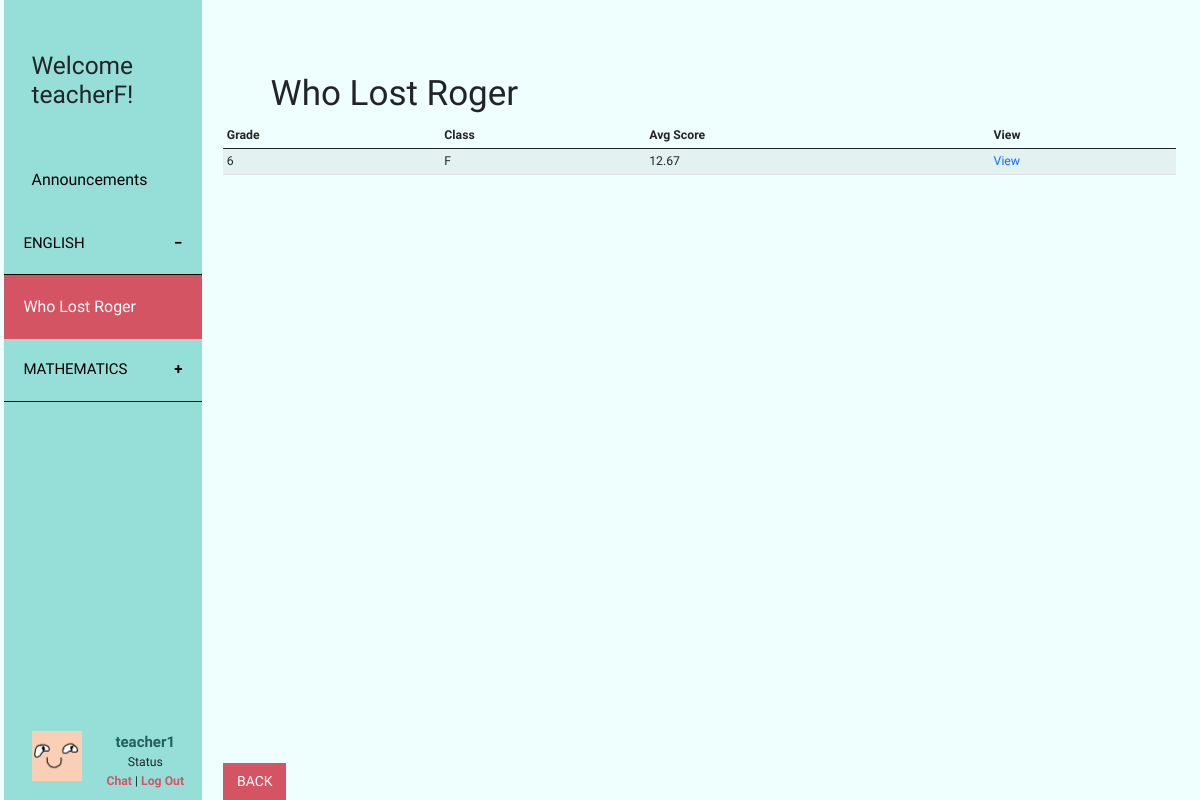
The app's page /platform/classesProgress.php (signed in) with its own data.
### tables this page shows
CREATE TABLE `game` (
  `id` int(10) UNSIGNED NOT NULL,
  `name` varchar(50) NOT NULL,
  `subject` varchar(50) NOT NULL,
  `description` longtext NOT NULL,
  `genre` text NOT NULL,
  `grade` int(11) NOT NULL,
  `status` int(11) NOT NULL
);

### platform/includes/checkLoginStatusForBoth.php (called while the page is built, shortened)
<?php
if (isset($_SESSION['student'])) {
    $user = $_SESSION['student'];
    $status = "student";
}elseif(isset($_SESSION['teacher'])){
    $user = $_SESSION['teacher'];
    $status = "teacher";
} else {
    header('Location: index.php');
}
?>

### platform/includes/dbGame.php (called while the page is built, shortened)
<?php
require_once 'dbFunction.php';
function getAllGame($orderBy = "") {
    $orderBy = strlen($orderBy) > 0 ? "ORDER BY {$orderBy}" : "";
    return getGameBySql("SELECT * FROM {$GLOBALS['table_game']} WHERE status = 0 {$orderBy}");
}
function getByIdGame($id = 0) {
    $result_array = getGameBySql("SELECT * FROM {$GLOBALS['table_game']} WHERE {$GLOBALS['pk_game']}= {$id} AND status = 0 LIMIT 1 ");
    return !empty($result_array) ? array_shift($result_array) : false;
}
function getGameBySql($sql = "") {
    $resultSet = query($sql);
    $resultArray = array();
    while ($row = fetch_array($resultSet)) {
        $resultArray[] = $row;
    }
    return $resultArray;
}
?>

### platform/includes/dbFunction.php (called while the page is built, shortened)
<?php
function query($sql) {
    global $connection;
    $result = mysqli_query($connection, $sql);
    return $result;
}
function fetch_array($result_set) {
    return mysqli_fetch_array($result_set);
}
?>

### platform/includes/dbWhoLostRoger.php (called while the page is built, shortened)
<?php
function getRogerBySql($sql = "") {
    $resultSet = query($sql);
    $resultArray = array();
    while ($row = fetch_array($resultSet)) {
        $resultArray[] = $row;
    }
    return $resultArray;
}
function getProgressByClass($school = "") {
    $whereBySchool = strlen($school) > 0 ? " AND s.school = {$school}" : "";
    $result_array = getRogerBySql("SELECT AVG(score) as 'averageScore', grade, class FROM {$GLOBALS['table_whoLostRoger']} as sp , {$GLOBALS['table_student']} as s  WHERE sp.studentid = s.id {$whereBySchool}  AND s.status = 0 group by s.grade, s.class ");
    return $result_array;
}

### platform/classesProgress.php (the view, shortened to what this page needs)
<?php
include_once 'includes/checkLoginStatusForBoth.php';
include_once 'includes/dbGame.php';
$gameId = isset($_GET['gameId']) ? $_GET['gameId'] : "1";
$gameInfo = getByIdGame($gameId);
$gameName = $gameInfo['name'];
$classRecords = [];
if($gameId == 1){
    include_once 'includes/dbWhoLostRoger.php';
    $classRecords = getProgressByClass($user['school']);
}
?>
<!doctype html>
<html lang="en">
<head>
    <?php
    include 'css.php';
    ?>
</head>
<body>
<div class="container-fluid">
    <div class="row">
        <?php
        include_once("sideBar.php");
        ?>
        <div role="main" class="main col-md-9 ml-sm-auto col-lg-10 px-4">
            <div class="row" id="gameName">
                <h1><?=$gameName?></h1>
            </div>
            <div class="table-responsive">
                <table class="table table-striped table-sm">
                    <thead>
                    <tr>
                        <th>Grade</th>
                        <th>Class</th>
                        <th>Avg Score</th>
                        <th>View</th>
                    </tr>
                    </thead>
                    <tbody id="tableBodyStudentProgressByClass">
                    <?php
                    foreach ($classRecords as $class => $record){
                        echo "<tr>";
                        echo "<td>";
                        echo $record['grade'];
                        echo "</td>";
                        echo "<td>";
                        echo $record['class'];
                        echo "</td>";
                        echo "<td>";
                        echo round($record['averageScore'], 2, PHP_ROUND_HALF_UP);
                        echo "</td>";
                        echo "<td><a href= 'studentsProgress.php?grade={$record['grade']}&class={$record['class']}&gameId={$gameId}'>";
                        echo "View</a></td>";
                        echo "</tr>";
                    }
                    ?>
                    </tbody>
                </table>
            </div>
            <div id="mainFooter" style="bottom:0; position: fixed;">
                <a class="btn-all" href="javascript:history.back()">Back</a>
            </div>
        </div>
    </div>
</div>
</body>
</html>

### platform/sideBar.php (shortened to what this page needs)
<?php
include_once "includes/dbGame.php";
$games = getAllGame('subject');
?>
<nav class="col-md-2 d-none d-md-block" style="background-color: #96DFD8; padding: 0px">
    <div class="sidebar-sticky">
        <ul>
            <h2 style="overflow-wrap: break-word;">Welcome <?= $user['firstname']; ?>!</h2>
        </ul>
        <a href="announcements.php" id="sidebar-button"><ul class="sidebar-button-ul">Announcements</ul></a>
        <?php
        $subject = "";
        foreach($games as $row => $rowDetails ){
            if($rowDetails['subject'] != $subject){
                if(isset($gameId) && $gameId == $rowDetails['id']){
                    echo "<button id='game" .$rowDetails['id']. "' class='collapsible active'>{$rowDetails['subject']}</button>";
                }else{
                    echo "<button class='collapsible'>{$rowDetails['subject']}</button>";
                }
            }
            if(isset($gameId) && $gameId == $rowDetails['id']){
                echo '<div class="content sidebar-button-collapsible" style="padding: 10%; max-height:20%;" onclick="selected(this)">';
                echo "<a href='gameInfo.php?gameId={$rowDetails['id']}' style='color: white;'>{$rowDetails['name']}</a>";
                echo '</div>';
            }else{
                echo '<div class="content" onclick="selected(this)">';
                echo "<a href='gameInfo.php?gameId={$rowDetails['id']}' class='btn contentbtn'>{$rowDetails['name']}</a>";
                echo '</div>';
            }
        }
        ?>
        <ul>
            <div class="row bottom-navbar">
                <div class="col-lg-3">
                    <img src="img/<?=$user['profileImage'];?>" onerror="this.onerror=null; this.src='img/dummyimg.png'" style="width: 50px; height: 50px;" >
                </div>
                <div class="col-lg-9">
                    <?php if ($status == "student"){
                        echo '<a class="profiletxt" href="studentProfile.php?id='.$user['id'].'">';
                    }else{
                        echo '<a class="profiletxt" href="teacherProfile.php">';
                    }
                    echo "<b>{$user['username']}</b>";
                    ?>
                    </a>
                    <div clas="row">
                        Status
                    </div>
                    <div clas="row">
                        <a class="onlineButton">Chat</a> |
                        <a class="logout" href="logoutHandler.php">Log Out</a>
                    </div>
                </div>
            </div>
        </ul>
    </div>
</nav>

### platform/css/style.css (style rules this page uses)
html, body { display: -ms-flexbox; display: -webkit-box; display: flex; -ms-flex-align: center; -ms-flex-pack: center; -webkit-box-align: center; align-items: center; -webkit-box-pack: center; justify-content: center; background-color: #effffd; font-size: .875rem; height: 100%; font-family: 'Armata', sans-serif; width: 100%; }
h2 { padding-top: 1.5em; padding-bottom: 1em; font-size: 2em; }
a:hover, a:visited, a:link, a:active { text-decoration: none; }
.btn-signin, .btn-all { display: inline-block; font-weight: 400; line-height: 1.5; vertical-align: middle; cursor: pointer; user-select: none; border: 1px solid transparent; background-color: #D55464; color: white; text-align: center; text-transform: uppercase; }
.btn-all { padding: .5rem .9rem; font-size: 1rem; }
.main { padding: 1% 0 1% 0; }
.bottom-navbar { padding-top: 5%; bottom: 10px; width: 100%; position: absolute; text-align: center; }
.sidebar-sticky { position: -webkit-sticky; position: sticky; top: 0.5%; height: 100vh; padding-top: 1rem; overflow-x: hidden; overflow-y: auto; }
.sidebar-button-ul, .sidebar-button-collapsible { padding-top: 10%; padding-bottom: 10%; margin-bottom: 0; font-size: 1.3em; }
#sidebar-button { color: #000; }
.sidebar-button-collapsible { color: #fff; background-color: #D55464; padding-top: 10%; padding-bottom: 10%; margin-bottom: 0; }
a.profiletxt { color: #22605B; font-size: 15px; }
a.onlineButton { color: #D55464; font-weight: bold; text-decoration: none; }
a.logout { color: #D55464; font-weight: bold; text-decoration: none; }
.collapsible { background-color: #96DFD8; color: #000; cursor: pointer; padding: 10%; width: 100%; border: none; text-align: left; outline: none; font-size: 15px; border-bottom: solid; border-bottom-color: #000; border-bottom-width: thin; text-transform: uppercase; }
.collapsible:after { content: '\002B'; color: #000; font-weight: bold; float: right; margin-left: 5px; }
.active:after { content: "\2212"; }
.content { padding: 0 18px; max-height: 0; overflow: hidden; transition: max-height 0.2s ease-out; }
#gameName, #className, #subject { padding-top: 5em; }
#gameName, #className, #subject, #description { margin-left: 3em; }

### records on screen
game: subject "ENGLISH", name "Who Lost Roger"
game: subject "MATHEMATICS"

### other values on screen
$user['firstname'] "teacherF"
$user['username'] "teacher1"
$record['grade'] "6"
$record['class'] "F"
$record['averageScore'] "12.67"
